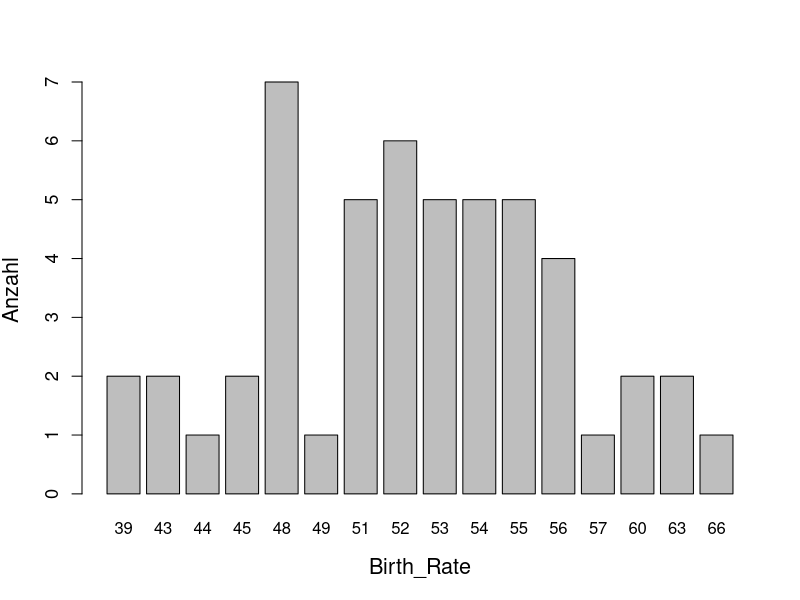
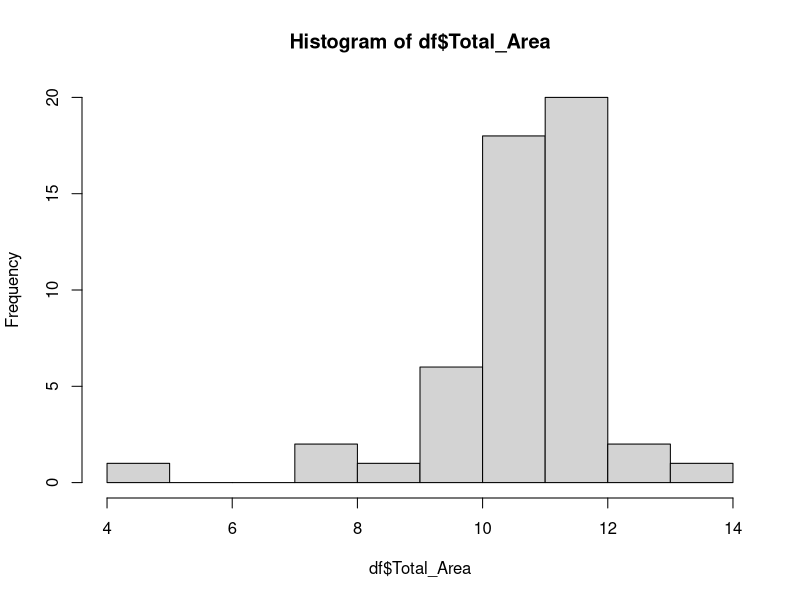
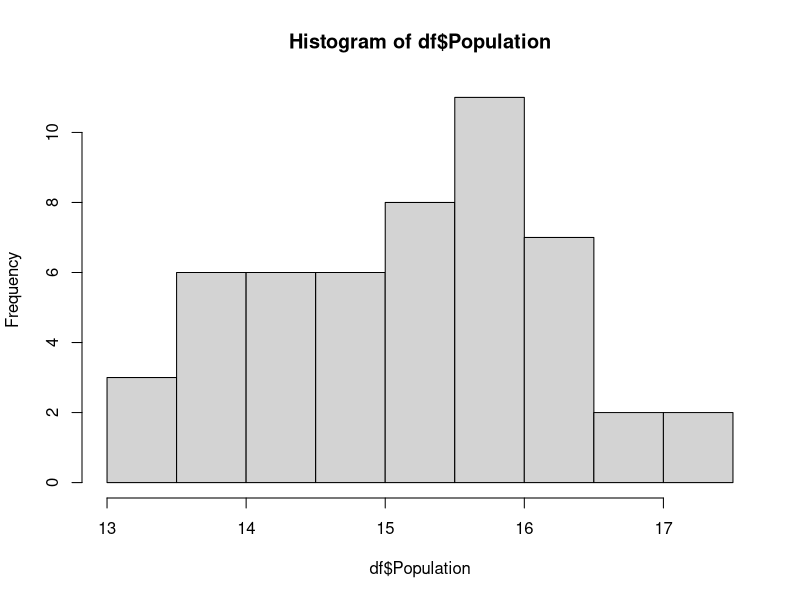
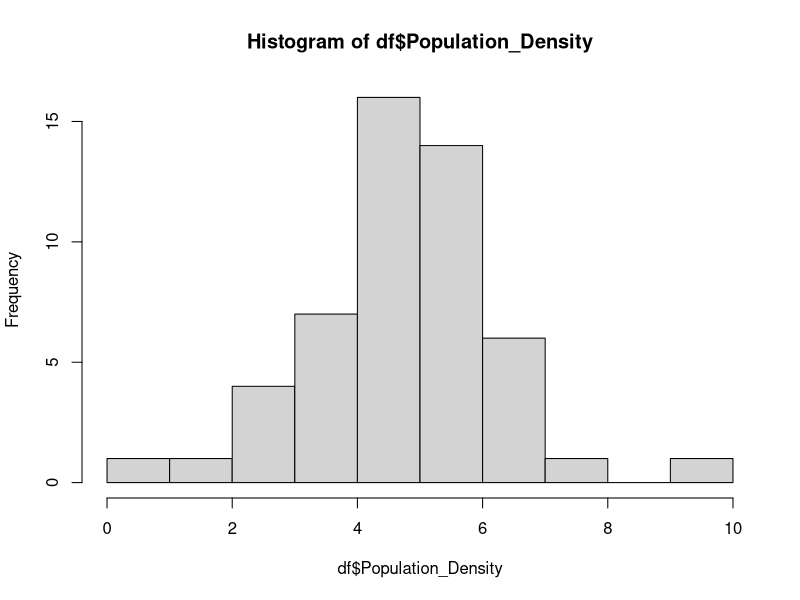
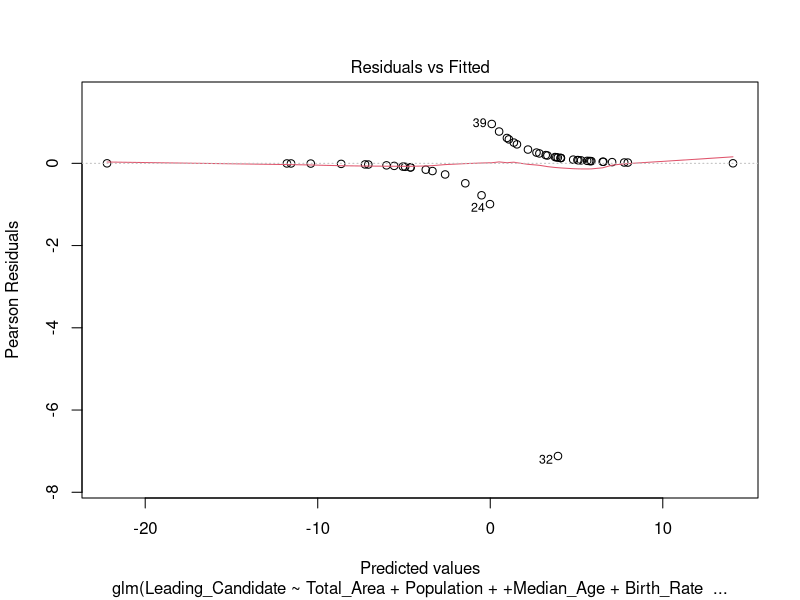
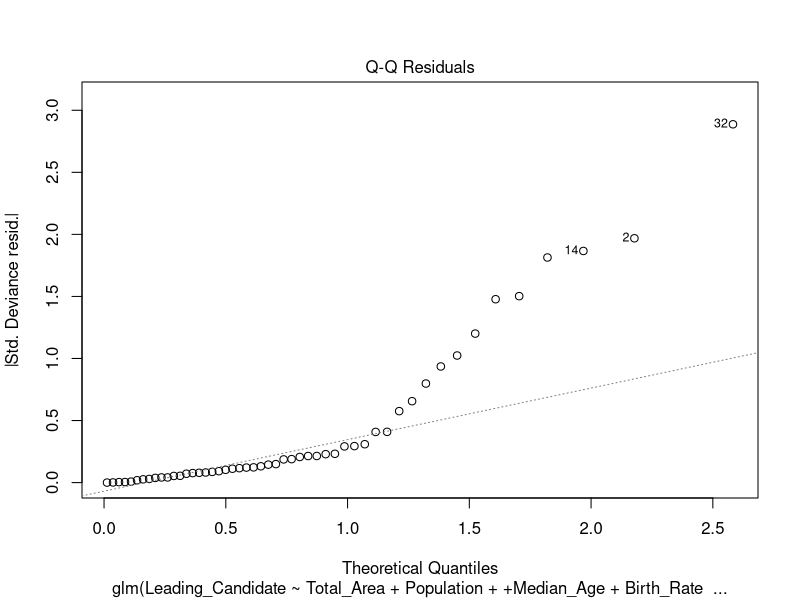
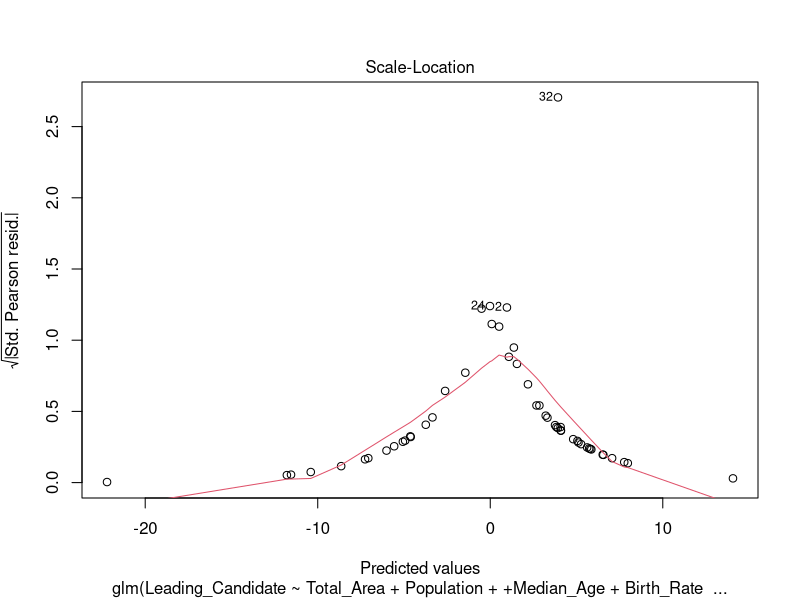
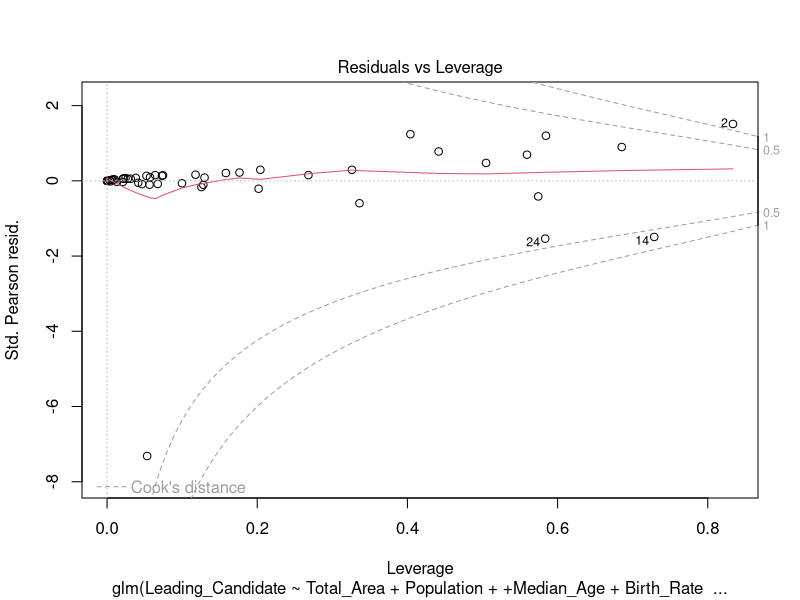

These charts were generated, in order, by the following R code: (Note: this script raises an error after producing the figures.)
library(pROC)
library(caret)

setwd("C:/Users/alena/D/Universität/5Semester/Fallstudien 1/5")

df <- read.csv("US_election_2024.csv", sep = ";", dec = ",")
head(df)
str(df)

dim(df)
#51 11

summary(df)
#keine NA Werte

#Deskriptive Analyse

attach(df)

table(State)
#Eine Beobachung aus jedem State

table(Leading_Candidate)
# Harris  Trump 
# 20     31 

#Statistische Kennwerte für kardinal stetig skalierte Variablen
num_stat <- function(data) {
  var_name <- c("Population_Density", "Median_Age", "HDI", "Unemployment_Rate", 
                "Health_Insurance_Coverage")
  result <- matrix(NA, nrow = length(data), ncol = 8)
  colnames(result) <- c("Merkmal", "min", "q0.25", "q0.5", 
                        "Arith. Mittel", "q0.75", "max", "sd")
  for(i in 1:length(data)) {
    var_data <- data[[i]]
    
    q1 <- quantile(var_data, 0.25, type = 2)
    q3 <- quantile(var_data, 0.75, type = 2)
    
    result[i, 1] <- var_name[i]
    result[i, 2] <- sprintf("%.3f", min(var_data))
    result[i, 3] <- sprintf("%.3f", q1)
    result[i, 4] <- sprintf("%.3f", median(var_data))
    result[i, 5] <- sprintf("%.3f", mean(var_data))
    result[i, 6] <- sprintf("%.3f", q3)
    result[i, 7] <- sprintf("%.3f", max(var_data))
    result[i, 8] <- sprintf("%.3f", sd(var_data))
  } 
  return(as.data.frame(result))
}
num_stat(df[,c(5, 6, 8:10)])

#Säulendiagramme für Birth_Rate
barplot(table(Birth_Rate), main = "", ylab = "Anzahl", xlab = "Birth_Rate", 
        cex.axis = 1.1, cex.lab = 1.3) 

#Aufgabe 1 - die Zielvariable Leading_Candidate modellieren

# Harris = 0, Trump = 1 kodieren (da wir Logistische Regression verwenden, 
# muss die Zielvariable numerisch sein und als 0 und 1 kodiert werden)
df$Leading_Candidate <- ifelse(df$Leading_Candidate == "Harris", 0, 1)

df$Total_Area <- log(df$Total_Area)
print(df$Total_Area)
hist(df$Total_Area)

df$Population <- log(df$Population)
print(df$Population)
hist(df$Population)

df$Population_Density <- log(df$Population_Density)
print(df$Population_Density)
hist(df$Population_Density)

glm_model <- glm(Leading_Candidate ~ Total_Area + Population + 
                 + Median_Age + Birth_Rate + HDI + Unemployment_Rate + Health_Insurance_Coverage
                 + Median_Rent, family = binomial, data = df)
summary(glm_model)
plot(glm_model)

#Aufgabe 2 

# Schrittweise Selektion basierend auf AIC
stepwise_model <- step(glm_model, direction = "both", trace = 0)

# Zusammenfassung des reduzierten Modells
summary(stepwise_model)
plot(stepwise_model)

# Konfidenzintervalle der Koeffizienten
confint(stepwise_model)

# Schrittweise Selektion basierend auf BIC
n <- nrow(df)  # Anzahl der Datenpunkte
stepwise_model_bic <- step(glm_model, direction = "both", k = log(n), trace = 0)

# Zusammenfassung des BIC-Modells
summary(stepwise_model_bic)
plot(stepwise_model_bic)

# Konfidenzintervalle der Koeffizienten
confint(stepwise_model_bic)

#Aufgabe 3 - Modellenbewertung
# Vorhersagen für das Modell generieren

pred_prob1 <- predict(glm_model, type = "response")
pred_prob2 <- predict(stepwise_model, type = "response")

# ROC-Kurve berechnen
roc_curve1 <- roc(df$Leading_Candidate, pred_prob1)
roc_curve2 <- roc(df$Leading_Candidate, pred_prob2)

# AUC berechnen und ausgeben
auc1 <- auc(roc_curve1)
auc2 <- auc(roc_curve2)
print(paste("AUC:", auc1, auc2))

plot(roc_curve1, col = "blue", lwd = 2)
lines(roc_curve2, col = "red", lwd = 2)
legend("bottomright", legend = c(paste("Modell 1 (AUC =", round(auc1, 2), ")"),
                                 paste("Modell 2 (AUC =", round(auc2, 2), ")")),
       col = c("blue", "red"), lwd = 2)



# TrainControl für Kreuzvalidierung mit ROC und AUC
train_control <- trainControl(method = "cv",         
                              number = 10,           # 10-fache Kreuzvalidierung
                              classProbs = TRUE,     # Berechnung von Klassenwahrscheinlichkeiten
                              summaryFunction = twoClassSummary)  # Berechnung von ROC und AUC


# Kreuzvalidierung für das erste Modell (Originalmodell)
cv_model1 <- train(Leading_Candidate ~ Total_Area + Population + Population_Density + 
                     Median_Age + Birth_Rate + HDI + Unemployment_Rate + 
                     Health_Insurance_Coverage + Median_Rent, 
                   data = df, 
                   method = "glm", 
                   family = "binomial", 
                   trControl = train_control, 
                   metric = "ROC")




